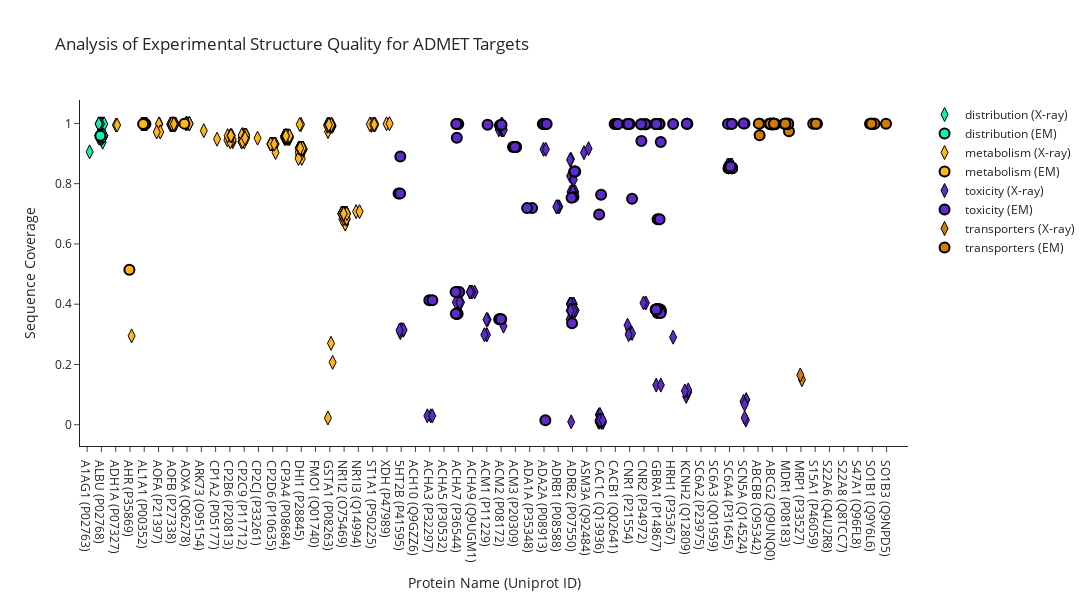

The cell this chart's notebook holds for it:
### Markdown cell above
# Make similar plot for coverage

### Code cell
# Create traces for each unique value in 'Method'
coverage_traces = []

for category in category_list:
    for method in df['Method'].unique():
        df_subset = df[(df['Method'] == method) & (df['Category'] == category)]
        
        # marker_size = df_subset["Average Sequence Coverage"].apply(lambda x: x * 16 if not np.isnan(x) else 10)
        
        # Add random jitter to the x-axis values
        if method == 'AlphaFold':
            x_values = [protein_name_mapping[name] for name in df_subset['Protein Name']]
        else:
            jitter = np.random.uniform(low=-jitter_amount, high=jitter_amount, size=len(df_subset))
            x_values = [protein_name_mapping[name] + jitter[i] for i, name in enumerate(df_subset['Protein Name'])]
        trace = go.Scatter(
            x=x_values,
            y=df_subset['Sequence Coverage'],
            mode='markers',
            name=f"{category} ({method})",
            marker=dict(size=10, color=colors[category], symbol=symbols[method], line_width=2 if method=="EM" else 1, line_color='black'),
            showlegend=False if method == 'AlphaFold' else True,
            opacity=0 if method == 'AlphaFold' else 1,
        )
        coverage_traces.append(trace)

# Create layout
layout = go.Layout(
    title="Analysis of Experimental Structure Quality for ADMET Targets",
    xaxis=dict(title='Protein Name (Uniprot ID)',
               range=[-0.5, len(protein_name_mapping) + 0.5],
               tickvals=list(protein_name_mapping.values()), 
               ticktext=protein_names),
    yaxis=dict(title='Sequence Coverage'),
    template='simple_white',
    width=1600,
    height=600
)

# Create figure
fig = go.Figure(data=coverage_traces, layout=layout)

# Show plot
fig.show()

### Figure 1 — Plotly figure (JSON) as saved in the notebook; plotly's stock layout.template omitted (floating-point values rounded to 4 significant figures; data arrays with more than 128 entries replaced by an {"elided": "..."} marker saying what was removed)
{"data": [{"marker": {"color": "#11efb7", "line": {"color": "black", "width": 1}, "size": 10, "symbol": "diamond-tall"}, "mode": "markers", "name": "distribution (X-ray)", "opacity": 1, "showlegend": true, "x": {"elided": "148 float values"}, "y": {"elided": "148 float values"}, "type": "scatter"}, {"marker": {"color": "#11efb7", "line": {"color": "black", "width": 1}, "size": 10, "symbol": "circle-open"}, "mode": "markers", "name": "distribution (AlphaFold)", "opacity": 0, "showlegend": false, "x": [0, 1], "y": [0.9055, 0.9606], "type": "scatter"}, {"marker": {"color": "#11efb7", "line": {"color": "black", "width": 2}, "size": 10, "symbol": "circle"}, "mode": "markers", "name": "distribution (EM)", "opacity": 1, "showlegend": true, "x": [0.9245], "y": [0.9589], "type": "scatter"}, {"marker": {"color": "#ffb418", "line": {"color": "black", "width": 1}, "size": 10, "symbol": "diamond-tall"}, "mode": "markers", "name": "metabolism (X-ray)", "opacity": 1, "showlegend": true, "x": {"elided": "350 float values"}, "y": {"elided": "350 float values"}, "type": "scatter"}, {"marker": {"color": "#ffb418", "line": {"color": "black", "width": 1}, "size": 10, "symbol": "circle-open"}, "mode": "markers", "name": "metabolism (AlphaFold)", "opacity": 0, "showlegend": false, "x": [2, 3, 4, 5, 6, 7, 8, 9, 10, 11, 12, 13, 14, 15, 16, 17, 18, 19, 20, 21], "y": [0.9947, 0.4045, 0.998, 0.9848, 0.9972, 0.9993, 0.9758, 0.9477, 0.9496, 0.9515, 0.951, 0.9296, 0.9565, 0.9183, null, 0.9293, 0.6972, 0.7074, 0.9963, 0.9989], "type": "scatter"}, {"marker": {"color": "#ffb418", "line": {"color": "black", "width": 2}, "size": 10, "symbol": "circle"}, "mode": "markers", "name": "metabolism (EM)", "opacity": 1, "showlegend": true, "x": [2.96, 4.084, 4.038, 3.921, 6.813], "y": [0.5142, 0.998, 0.998, 0.998, 0.9993], "type": "scatter"}, {"marker": {"color": "#5e2bcb", "line": {"color": "black", "width": 1}, "size": 10, "symbol": "diamond-tall"}, "mode": "markers", "name": "toxicity (X-ray)", "opacity": 1, "showlegend": true, "x": [21.97, 22.06, 22.02, 21.94, 22.15, 22.01, 22.16, 21.88, 24.07, 23.83, 24.18, 25.97, 26.03, 25.83, 26.08, 26.19, 26.09, 26.8, 27.14, 26.95, 26.82, 28.06, 27.97, 27.98, 28.0, 27.82, 29.17, 29.02, 29.07, 28.84, 29.02, 29.08, 29.13, 29.19, 31.97, 32.13, 33.08, 32.91, 32.99, 32.87, 33.91, 33.89, 33.83, 34.09, 34.19, 33.83, 34.16, 33.9, 34.18, 33.92, 33.81, 34.05, 34.01, 33.96, 33.86, 34.18, 34.19, 33.96, 33.81, 33.95, 33.96, 34.06, 33.9, 34.09, 34.05, 33.86, 33.98, 34.2, 33.91, 34.19, 33.81, 33.9, 34.06, 33.87, 34.07, 34.03, 34.8, 35.12, 36.02, 36.02, 36.11, 35.82, 35.84, 35.92, 36.14, 35.87, 36.07, 35.83, 36.01, 35.86, 35.84, 35.93, 36.12, 38.07, 37.97, 38.05, 37.98, 38.17, 37.86, 37.94, 39.14, 38.97, 39.87, 40.19, 41.05, 41.96, 42.1, 42.1, 41.87, 45.06, 45.07, 44.95, 45.16, 45.12, 45.18, 44.85, 45.01, 45.18, 44.87, 44.96, 44.87, 46.16, 46.14, 46.16, 45.98, 46.06, 46.06], "y": [0.315, 0.315, 0.315, 0.3056, 0.3139, 0.315, 0.315, 0.3139, 0.0297, 0.0297, 0.0297, 0.4064, 0.4064, 0.4064, 0.4064, 0.4064, 0.4064, 0.4405, 0.4405, 0.4405, 0.4405, 0.3489, 0.3489, 0.2989, 0.2989, 0.2989, 0.3273, 0.9979, 0.9979, 0.9785, 0.9785, 0.9785, 0.9785, 0.9785, 0.914, 0.914, 0.7233, 0.7233, 0.7233, 0.7233, 0.009685, 0.8814, 0.8257, 0.4007, 0.3801, 0.8789, 0.3801, 0.3801, 0.3801, 0.4007, 0.3499, 0.8136, 0.8136, 0.7724, 0.7724, 0.7724, 0.7724, 0.4007, 0.4007, 0.391, 0.77, 0.3995, 0.3971, 0.8136, 0.7724, 0.3995, 0.3789, 0.3789, 0.3789, 0.3789, 0.3789, 0.3789, 0.3789, 0.3789, 0.7724, 0.7724, 0.9029, 0.9161, 0.007654, 0.01486, 0.009005, 0.009005, 0.03287, 0.03422, 0.008104, 0.008104, 0.01486, 0.01486, 0.01486, 0.01486, 0.01486, 0.01486, 0.01486, 0.3061, 0.3167, 0.3061, 0.3061, 0.303, 0.3305, 0.2987, 0.4042, 0.4042, 0.1316, 0.1316, 0.2906, 0.09405, 0.1079, 0.1156, 0.1122, 0.8603, 0.8603, 0.8603, 0.8603, 0.8603, 0.8603, 0.8603, 0.8603, 0.8603, 0.8603, 0.8603, 0.8603, 0.08284, 0.01538, 0.08284, 0.07738, 0.02282, 0.06746], "type": "scatter"}, {"marker": {"color": "#5e2bcb", "line": {"color": "black", "width": 1}, "size": 10, "symbol": "circle-open"}, "mode": "markers", "name": "toxicity (AlphaFold)", "opacity": 0, "showlegend": false, "x": [22, 23, 24, 25, 26, 27, 28, 29, 30, 31, 32, 33, 34, 35, 36, 37, 38, 39, 40, 41, 42, 43, 44, 45, 46], "y": [0.4484, null, 0.183, null, 0.54, 0.4405, 0.4317, 0.7574, 0.922, 0.7189, 0.87, 0.7233, 0.5636, 0.9095, 0.09932, 0.9983, 0.5374, 0.842, 0.5311, 0.6443, 0.4896, null, null, 0.8725, 0.2935], "type": "scatter"}, {"marker": {"color": "#5e2bcb", "line": {"color": "black", "width": 2}, "size": 10, "symbol": "circle"}, "mode": "markers", "name": "toxicity (EM)", "opacity": 1, "showlegend": true, "x": [21.81, 21.92, 21.94, 23.97, 24.18, 26.0, 25.91, 25.86, 25.97, 26.07, 25.81, 25.91, 25.89, 25.9, 25.95, 25.83, 28.05, 28.92, 29.03, 28.86, 29.01, 28.9, 28.98, 30.05, 30.04, 29.83, 29.96, 31.17, 30.82, 32.1, 32.03, 32.14, 32.03, 31.92, 32.02, 32.19, 34.07, 34.19, 34.12, 34.15, 33.97, 33.93, 35.86, 36.0, 37.13, 37.01, 36.95, 37.08, 37.18, 38.17, 37.83, 38.01, 37.92, 39.15, 38.83, 39.07, 39.07, 38.8, 38.82, 39.98, 39.9, 40.18, 39.83, 40.1, 39.81, 40.04, 40.07, 39.84, 40.08, 40.08, 40.06, 40.08, 40.15, 39.96, 40.05, 40.19, 40.09, 40.09, 39.87, 39.96, 40.17, 39.96, 40.1, 39.82, 39.89, 39.85, 41.05, 42.02, 42.05, 42.01, 45.18, 44.95, 44.92, 45.0, 45.16, 44.89, 45.16, 45.16, 45.14, 45.02, 45.04, 45.16, 44.97, 45.18, 45.07, 46.05, 45.98], "y": [0.7672, 0.7672, 0.8898, 0.4129, 0.4129, 0.998, 0.998, 0.998, 0.4402, 0.4402, 0.4402, 0.3685, 0.9522, 0.3685, 0.3685, 0.3685, 0.9957, 0.9936, 0.9957, 0.3498, 0.3498, 0.3498, 0.3498, 0.922, 0.922, 0.922, 0.922, 0.7189, 0.7189, 0.01505, 0.9978, 0.9978, 0.9978, 0.9978, 0.9978, 0.9978, 0.7554, 0.8402, 0.8402, 0.8402, 0.3366, 0.753, 0.6974, 0.7632, 0.9983, 0.9983, 0.9983, 0.9983, 0.9983, 0.75, 0.9979, 0.9979, 0.9979, 0.9972, 0.9972, 0.9972, 0.9972, 0.9972, 0.9417, 0.3827, 0.3827, 0.9386, 0.9978, 0.9978, 0.9978, 0.9978, 0.9978, 0.3827, 0.3816, 0.3816, 0.3827, 0.3827, 0.3827, 0.3827, 0.3827, 0.3783, 0.3783, 0.3783, 0.9978, 0.3706, 0.3706, 0.682, 0.682, 0.3827, 0.3827, 0.3827, 0.9979, 0.9991, 0.9991, 0.9991, 0.8508, 0.8508, 0.8508, 0.8556, 0.9984, 0.9984, 0.9984, 0.854, 0.8508, 0.854, 0.854, 0.854, 0.8571, 0.8508, 0.8571, 0.9995, 0.9995], "type": "scatter"}, {"marker": {"color": "#d07c09", "line": {"color": "black", "width": 1}, "size": 10, "symbol": "diamond-tall"}, "mode": "markers", "name": "transporters (X-ray)", "opacity": 1, "showlegend": true, "x": [50.07, 49.96], "y": [0.1496, 0.1653], "type": "scatter"}, {"marker": {"color": "#d07c09", "line": {"color": "black", "width": 1}, "size": 10, "symbol": "circle-open"}, "mode": "markers", "name": "transporters (AlphaFold)", "opacity": 0, "showlegend": false, "x": [47, 48, 49, 50, 51, 52, 53, 54, 55, 56], "y": [0.9864, 0.9979, 0.9966, 0.1574, 0.9986, null, null, null, 0.9986, 0.9986], "type": "scatter"}, {"marker": {"color": "#d07c09", "line": {"color": "black", "width": 2}, "size": 10, "symbol": "circle"}, "mode": "markers", "name": "transporters (EM)", "opacity": 1, "showlegend": true, "x": [47.12, 47.11, 47.05, 48.04, 48.19, 48.03, 47.87, 48.05, 47.81, 48.14, 48.0, 48.15, 48.01, 48.11, 48.07, 47.86, 48.09, 48.12, 48.08, 47.9, 47.93, 47.98, 48.02, 47.88, 47.8, 47.86, 48.11, 48.98, 49.16, 49.11, 48.85, 49.09, 49.01, 49.11, 48.86, 48.92, 48.9, 51.13, 50.86, 51.05, 54.99, 54.96, 55.12, 54.84, 55.15, 54.93, 55.96], "y": [0.9992, 0.9606, 0.9992, 0.9969, 0.9969, 0.9985, 0.9985, 0.9969, 0.9985, 0.9969, 0.9985, 0.9985, 0.9985, 0.9985, 0.9985, 0.9985, 0.9985, 0.9985, 0.9985, 0.9969, 0.9969, 0.9969, 0.9969, 0.9969, 0.9985, 0.9985, 0.9985, 0.9992, 0.9742, 0.9984, 0.9992, 0.9992, 0.9992, 0.9992, 0.9992, 0.9992, 0.9992, 0.9986, 0.9986, 0.9986, 0.9986, 0.9986, 0.9986, 0.9986, 0.9986, 0.9986, 0.9986], "type": "scatter"}], "layout": {"height": 600, "title": {"text": "Analysis of Experimental Structure Quality for ADMET Targets"}, "width": 1600, "xaxis": {"range": [-0.5, 57.5], "ticktext": ["A1AG1 (P02763)", "ALBU (P02768)", "ADH1A (P07327)", "AHR (P35869)", "AL1A1 (P00352)", "AOFA (P21397)", "AOFB (P27338)", "AOXA (Q06278)", "ARK73 (O95154)", "CP1A2 (P05177)", "CP2B6 (P20813)", "CP2C9 (P11712)", "CP2CJ (P33261)", "CP2D6 (P10635)", "CP3A4 (P08684)", "DHI1 (P28845)", "FMO1 (Q01740)", "GSTA1 (P08263)", "NR1I2 (O75469)", "NR1I3 (Q14994)", "ST1A1 (P50225)", "XDH (P47989)", "5HT2B (P41595)", "ACH10 (Q9GZZ6)", "ACHA3 (P32297)", "ACHA5 (P30532)", "ACHA7 (P36544)", "ACHA9 (Q9UGM1)", "ACM1 (P11229)", "ACM2 (P08172)", "ACM3 (P20309)", "ADA1A (P35348)", "ADA2A (P08913)", "ADRB1 (P08588)", "ADRB2 (P07550)", "ASM3A (Q92484)", "CAC1C (Q13936)", "CACB1 (Q02641)", "CNR1 (P21554)", "CNR2 (P34972)", "GBRA1 (P14867)", "HRH1 (P35367)", "KCNH2 (Q12809)", "SC6A2 (P23975)", "SC6A3 (Q01959)", "SC6A4 (P31645)", "SCN5A (Q14524)", "ABCBB (O95342)", "ABCG2 (Q9UNQ0)", "MDR1 (P08183)", "MRP1 (P33527)", "S15A1 (P46059)", "S22A6 (Q4U2R8)", "S22A8 (Q8TCC7)", "S47A1 (Q96FL8)", "SO1B1 (Q9Y6L6)", "SO1B3 (Q9NPD5)"], "tickvals": [0, 1, 2, 3, 4, 5, 6, 7, 8, 9, 10, 11, 12, 13, 14, 15, 16, 17, 18, 19, 20, 21, 22, 23, 24, 25, 26, 27, 28, 29, 30, 31, 32, 33, 34, 35, 36, 37, 38, 39, 40, 41, 42, 43, 44, 45, 46, 47, 48, 49, 50, 51, 52, 53, 54, 55, 56], "title": {"text": "Protein Name (Uniprot ID)"}}, "yaxis": {"title": {"text": "Sequence Coverage"}}}}
